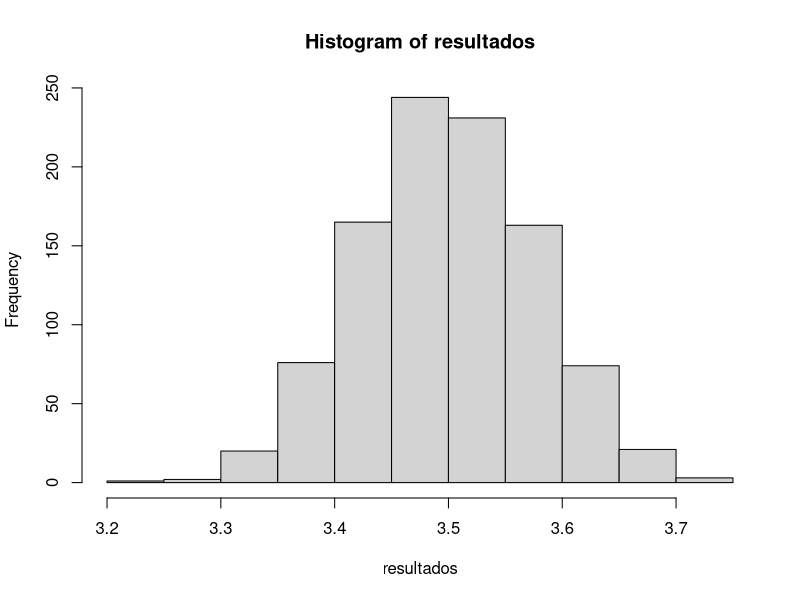
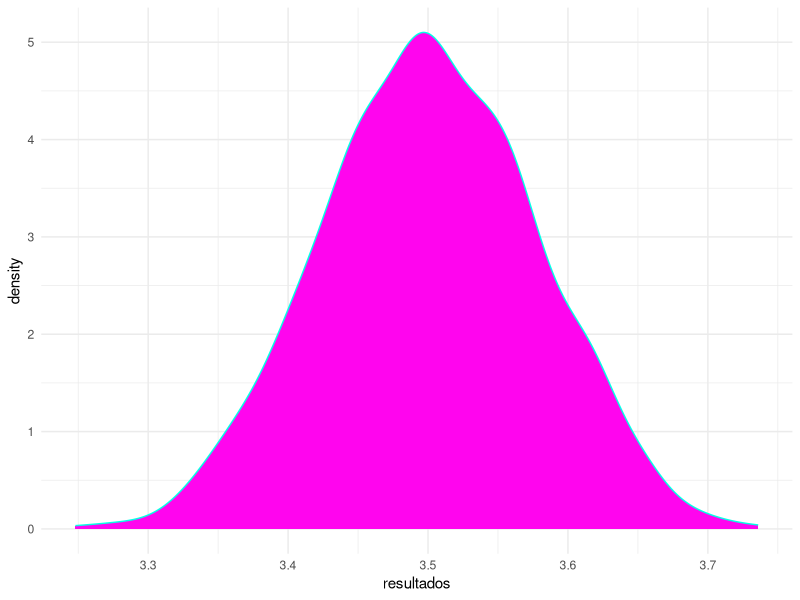

Here is the R script that generated these plots, in order:
media <- mean(sample(1:6, size = 500, replace = TRUE))

resultados <- c()
for(j in 1:1000) {
  resultados[j] <- mean(sample(1:6, size = 500, replace = TRUE))
}

hist(resultados)

dados <- data.frame(resultados)

library(ggplot2)

ggplot(dados, aes(x=resultados))+
  geom_density(color = "#05ffe6", fill = "#ff05ee")+
  theme_minimal()

populacao <- sample(0:1, size = 10000, replace = TRUE, prob = c(0.9,0.1))
valor_real <- mean(populacao)

amostra <- sample(populacao, size = 500, replace = FALSE)

media <- mean(amostra)

parte_inferior <- media - 1.96*(sqrt(media*(1-media))/sqrt(500))

parte_superior <- media + 1.96*(sqrt(media*(1-media))/sqrt(500))

inferiores <- c()
superiores <- c()

for(k in 1:100) {
  amostra <- sample(populacao, size = 500, replace = FALSE)
  
  media <- mean(amostra)
  
  inferiores[k] <- media - 1.96*(sqrt(media*(1-media))/sqrt(500))
  
  superiores[k] <- media + 1.96*(sqrt(media*(1-media))/sqrt(500))
}

